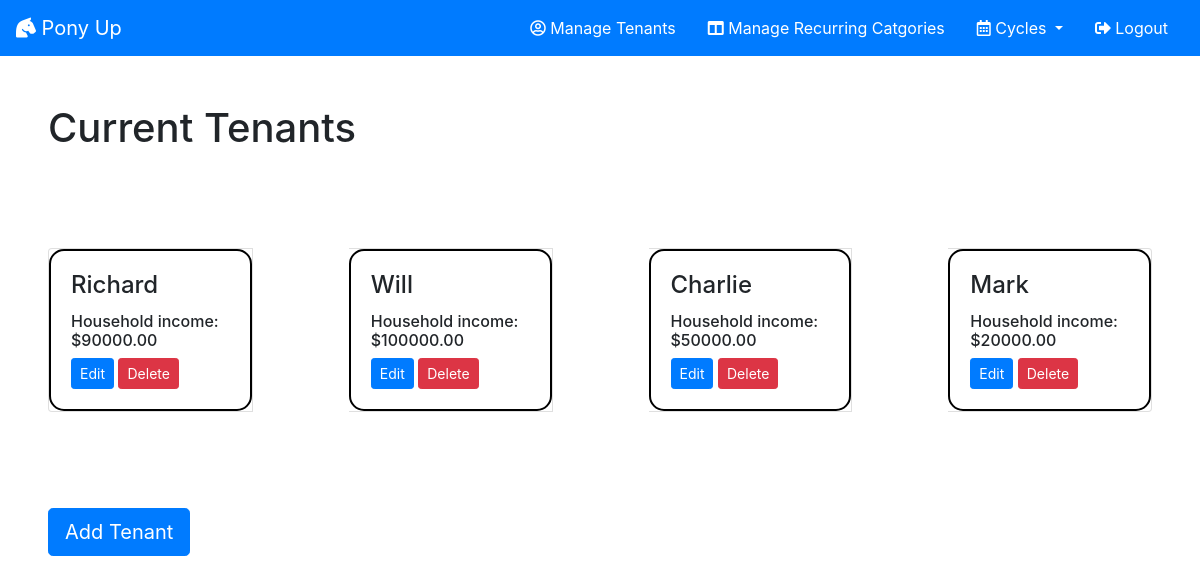
Before: /tenants/ (signed in) with the older database file.
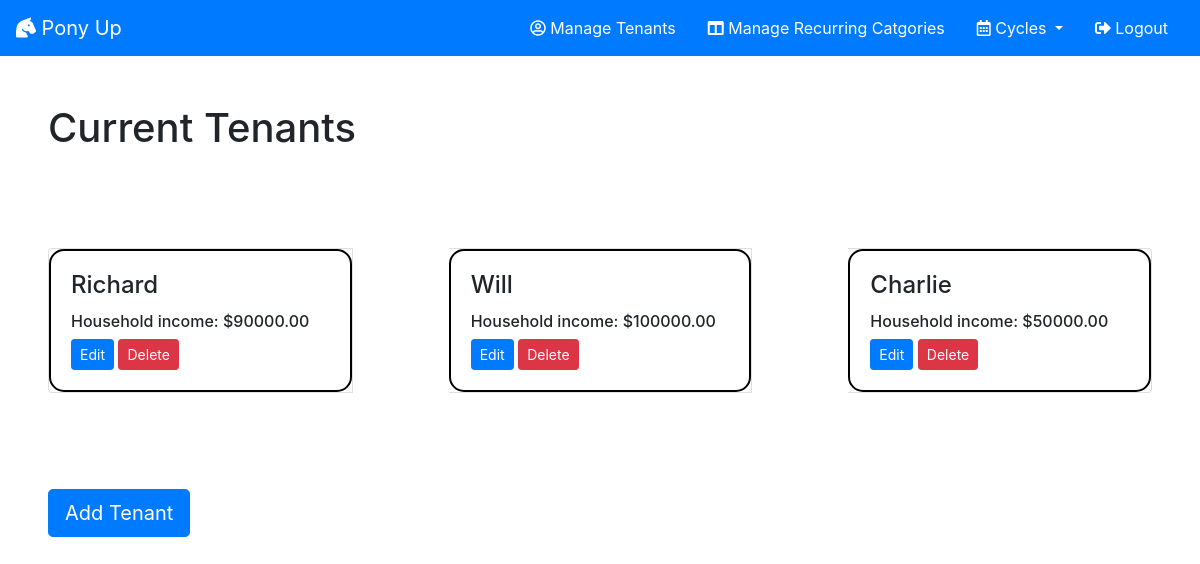
After: the same page with the newer database file.
### cycles/models.py (models this page shows, shortened)
class Tenant(models.Model):
    name =  models.CharField(max_length=100)
    income = models.DecimalField(max_digits=9, decimal_places=2)
    manager = models.ForeignKey(User, on_delete=models.CASCADE)
    deletedOn = models.DateField(default=None, null=True)
    cycle = models.ManyToManyField("Cycle", through='tenantCycle')

### cycles/views/tenantlist.py (the view)
# urls.py: path("tenants/", views.tenantlist, name="tenantlist"),
def tenantlist(request):
    tenants = Tenant.objects.all()
    context = {'tenants': tenants}
    return render(request, 'cycles/tenantlist.html', context)

### cycles/templates/cycles/tenantlist.html (shortened to what this page needs)
{% extends "cycles/index.html" %}
{% block content %}
<h1 class="m-5">Current Tenants</h1>
<div class='card-group'>
    {% for tenant in tenants %}
    {% if tenant.deletedOn is None %}
    <div class="card m-5">
        <div class='card-body tenantCard'>
            <h4 class="card-title">{{ tenant.name }}</h4>
            <h6 class='card-text'>Household income: ${{ tenant.income }}</h6>
            <a href="{% url 'cycles:editTenantForm' tenant.id %}"><button
                    class="btn btn-primary btn-sm">Edit</button></a>
            <a href="{% url 'cycles:deleteTenant' tenant.id %}"><button
                    class="btn btn-danger btn-sm">Delete</button></a>
        </div>
    </div>
    {% endif %}
    {% endfor %}
</div>
<a href="{% url 'cycles:addTenantForm' %}"><button class="btn btn-primary btn-lg m-5">Add Tenant</button></a>
{% endblock %}

### cycles/templates/cycles/index.html (shortened to what this page needs)
{% load static %}
<!DOCTYPE html>
<html>
<head>
    <link rel="stylesheet" href="https://stackpath.bootstrapcdn.com/bootstrap/4.3.1/css/bootstrap.min.css">
    <link rel="stylesheet" href="https://use.fontawesome.com/releases/v5.7.2/css/all.css">
    <link rel="stylesheet" type="text/css" href="{% static 'cycles/index.css' %}">
</head>
<body>
    {% include "cycles/navbar.html" %}
    {% if user.is_authenticated %}
    {% block content %}
    {% endblock content%}
    {% else %}
    <h1>Lets get started...</h1>
    <div><a href="{% url 'cycles:register' %}">Register</a></div>
    <div><a href="{% url 'cycles:login' %}">Login</a></div>
    {% endif %}
</body>
</html>

### cycles/templates/cycles/navbar.html (shortened to what this page needs)
<nav class="navbar navbar-dark bg-primary">
    <a class="navbar-brand" href="/"><i class="fas fa-horse-head"></i> Pony Up</a>
    <ul class="nav">
        <li class="nav-item">
            <a href="{% url 'cycles:tenantlist' %}" class="nav-link ponynav"><i class="far fa-user-circle"></i> Manage
                Tenants</a></li>
        <li class="nav-item">
            <a href="{% url 'cycles:recurringlist' %}" class="nav-link ponynav"><i class="fas fa-columns"></i>
                Manage Recurring Catgories</a></li>
        <li class="nav-item dropdown">
            <a class="nav-link dropdown-toggle ponynav" href="#" id="navbarDropdown" role="button" data-toggle="dropdown"
                aria-haspopup="true" aria-expanded="false"><i class="far fa-calendar-alt"></i>
                Cycles
            </a>
        </li>
        <li class="nav-item">
            <a href="{% url 'cycles:logout' %}" class="nav-link ponynav"><i class="fas fa-sign-out-alt"></i> Logout</a>
        </li>
    </ul>
</nav>

### cycles/static/cycles/index.css (style rules this page uses)
.tenantCard { border: 2px solid black; border-radius: 15px; }
.ponynav { color: white; }

Changed rows visible on the page:
no longer on this page (row edited): Tenant: name "Mark", income "20000.00"
